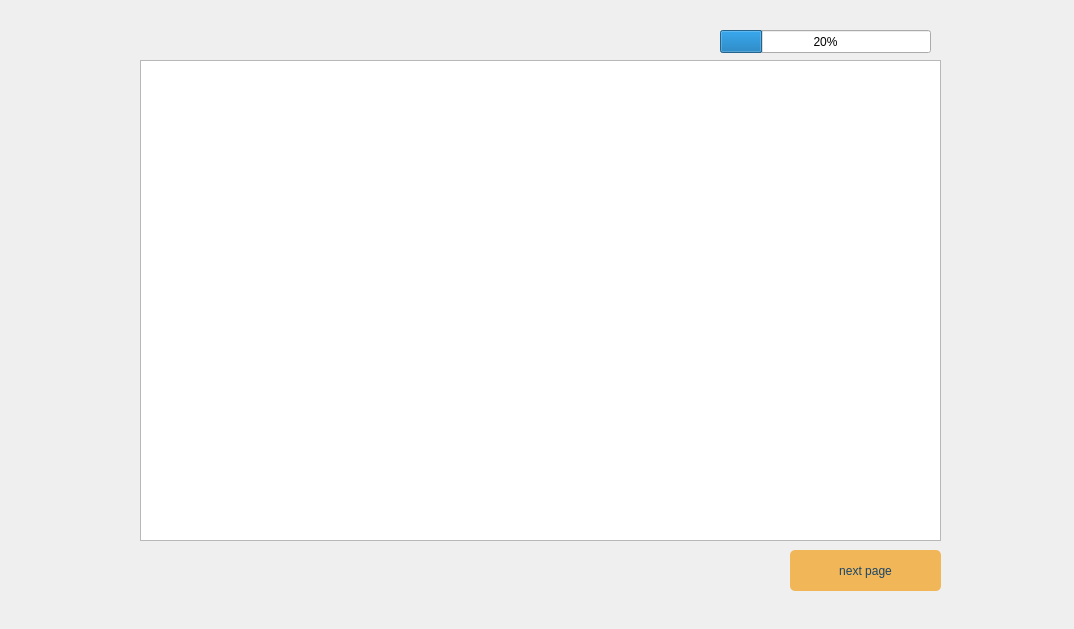
<?xml version="1.0" encoding="UTF-8"?>
<ui version="4.0">
 <class>rules</class>
 <widget class="QWidget" name="rules">
  <property name="geometry">
   <rect>
    <x>0</x>
    <y>0</y>
    <width>1074</width>
    <height>629</height>
   </rect>
  </property>
  <property name="windowTitle">
   <string>Form</string>
  </property>
  <widget class="QTextEdit" name="textEdit">
   <property name="geometry">
    <rect>
     <x>140</x>
     <y>60</y>
     <width>801</width>
     <height>481</height>
    </rect>
   </property>
   <property name="styleSheet">
    <string notr="true">border-image: url(:/new/prefix1/rules1.jpg);</string>
   </property>
   <property name="readOnly">
    <bool>true</bool>
   </property>
  </widget>
  <widget class="QProgressBar" name="progressBar">
   <property name="geometry">
    <rect>
     <x>720</x>
     <y>30</y>
     <width>211</width>
     <height>23</height>
    </rect>
   </property>
   <property name="value">
    <number>20</number>
   </property>
  </widget>
  <widget class="QPushButton" name="pushButton">
   <property name="geometry">
    <rect>
     <x>790</x>
     <y>550</y>
     <width>151</width>
     <height>41</height>
    </rect>
   </property>
   <property name="styleSheet">
    <string notr="true">QPushButton#pushButton {
	background-color: rgb(3, 173, 190);
	background-color: rgb(5, 167, 178);
	font: 16pt &quot;MS Shell Dlg 2&quot;;
Padding: 1px;
Border-radius: 5px;
background-color: rgb(241, 182, 88);
color: rgb(25, 69, 105);
}

QPushButton#pushButton:hover {
	background-color: rgb(42, 46, 52);
border-style: solid;
 border-width: 1px;
	color: rgb(241, 182, 88);
}

QPushButton#pushButton:pressed {
border-style: solid;
border-width: 1px;
	border-color: rgb(25, 69, 105);
	color: rgb(85, 255, 255);
}</string>
   </property>
   <property name="text">
    <string>next page</string>
   </property>
  </widget>
 </widget>
 <resources/>
 <connections/>
</ui>
